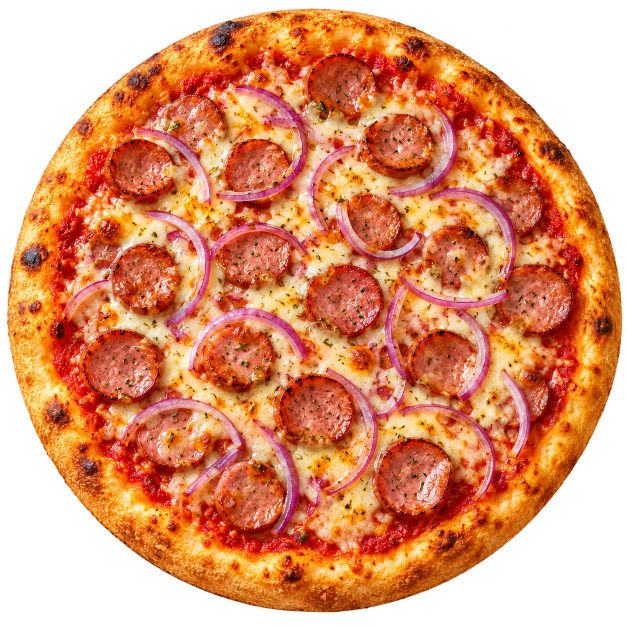
#> input picture assets/images/branding/calabresa-mark.png, 1254 x 1254 px (shown at 1/2 size)
$ python resize_android_branding.py
#> lines starting #> are read from the running program, lines starting #| are printed output that depends on the picture
"""Resize the generated master into Android density and safe-area variants.

Run from the repository root with Python and Pillow installed.
"""
from pathlib import Path

from PIL import Image

ROOT = Path(__file__).resolve().parents[1]
RES = ROOT / 'android/app/src/main/res'
MASTER = Image.open(ROOT / 'assets/images/branding/calabresa-mark.png').convert('RGBA')
#> MASTER is the input picture: PIL image 1254x1254 RGBA; mean R, G, B, A 156.9, 84.1, 46, 185


def export(destination, canvas_size, pizza_size, background=(0, 0, 0, 0)):
    canvas = Image.new('RGBA', (canvas_size, canvas_size), background)
    pizza = MASTER.resize((pizza_size, pizza_size), Image.Resampling.LANCZOS)
    offset = (canvas_size - pizza_size) // 2
    canvas.alpha_composite(pizza, (offset, offset))
    destination.parent.mkdir(parents=True, exist_ok=True)
    canvas.save(destination)


for density, size in [('mdpi', 48), ('hdpi', 72), ('xhdpi', 96), ('xxhdpi', 144), ('xxxhdpi', 192)]:
    export(RES / f'mipmap-{density}/ic_launcher.png', size, round(size * .82), (255, 246, 229, 255))
#> this loop made 5 passes
#> pass 1, in export, `canvas = Image.new('RGBA', (canvas_size, canvas_size), background)`:
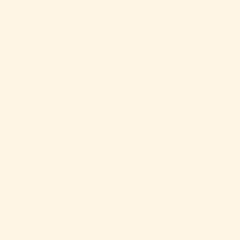
#> canvas: PIL image 48x48 RGBA (shown 5 times larger); mean R, G, B, A 255, 246, 229, 255
#> pass 1, in export, `pizza = MASTER.resize((pizza_size, pizza_size), Image.Resampling.LANCZ..`:
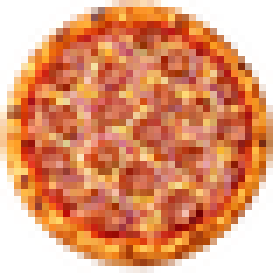
#> pizza: PIL image 39x39 RGBA (shown 7 times larger); mean R, G, B, A 174.2, 93.7, 48.7, 185.1; transparent parts drawn white
#> pass 1, in export, `canvas.save(destination)`:
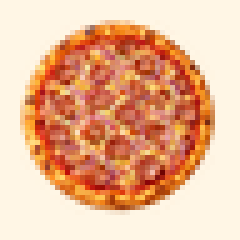
#> saved as ic_launcher.png: PIL image 48x48 RGBA (shown 5 times larger); mean R, G, B, A 234.3, 182.6, 149.2, 255

# 108dp adaptive layer: pizza remains inside the 66dp safe circle.
export(RES / 'drawable-xxxhdpi/pizza_icon_foreground.png', 432, 256)
#> in export (call 6), `canvas = Image.new('RGBA', (canvas_size, canvas_size), background)`: canvas: PIL image 432x432 RGBA; every value is 0
#> in export (call 6), `pizza = MASTER.resize((pizza_size, pizza_size), Image.Resampling.LANCZ..`:
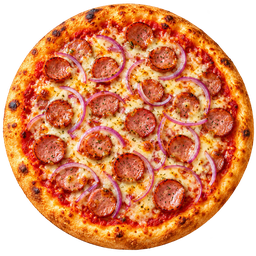
#> pizza: PIL image 256x256 RGBA; mean R, G, B, A 157.9, 84.7, 46.2, 185; transparent parts drawn white
#> in export (call 6), `canvas.alpha_composite(pizza, (offset, offset))`:
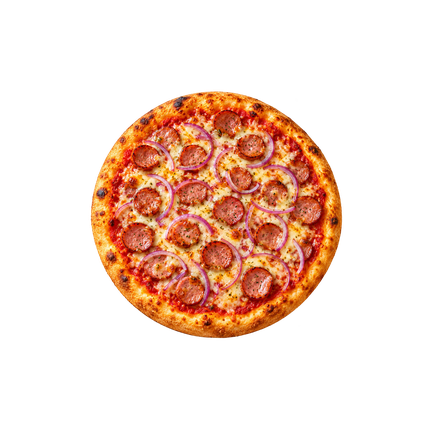
#> canvas: PIL image 432x432 RGBA; mean R, G, B, A 55.5, 29.7, 16.2, 65; transparent parts drawn white
# 288dp Android 12 splash: artwork remains inside its 192dp safe circle.
export(RES / 'drawable-xxxhdpi/pizza_splash.png', 1152, 720)
#> in export (call 7), `canvas = Image.new('RGBA', (canvas_size, canvas_size), background)`: canvas: PIL image 1152x1152 RGBA; every value is 0
#> in export (call 7), `pizza = MASTER.resize((pizza_size, pizza_size), Image.Resampling.LANCZ..`:
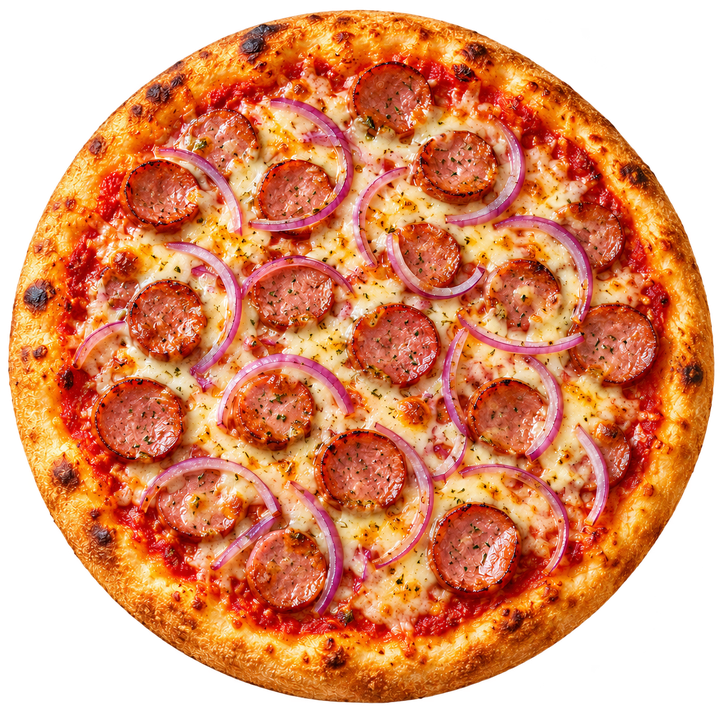
#> pizza: PIL image 720x720 RGBA; mean R, G, B, A 156.2, 83.7, 45.8, 185; transparent parts drawn white
#> in export (call 7), `canvas.alpha_composite(pizza, (offset, offset))`:
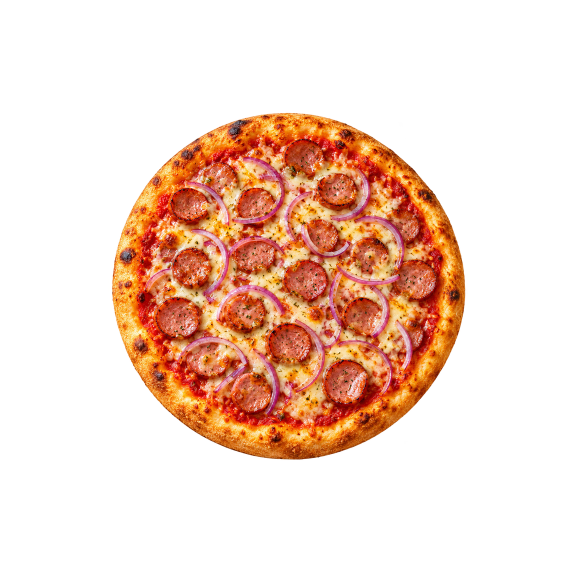
#> canvas: PIL image 1152x1152 RGBA (shown at 1/2 size); mean R, G, B, A 61, 32.7, 17.9, 72.3; transparent parts drawn white

$ run again, with assets/images/kitchen-menu.png copied over assets/images/branding/calabresa-mark.png
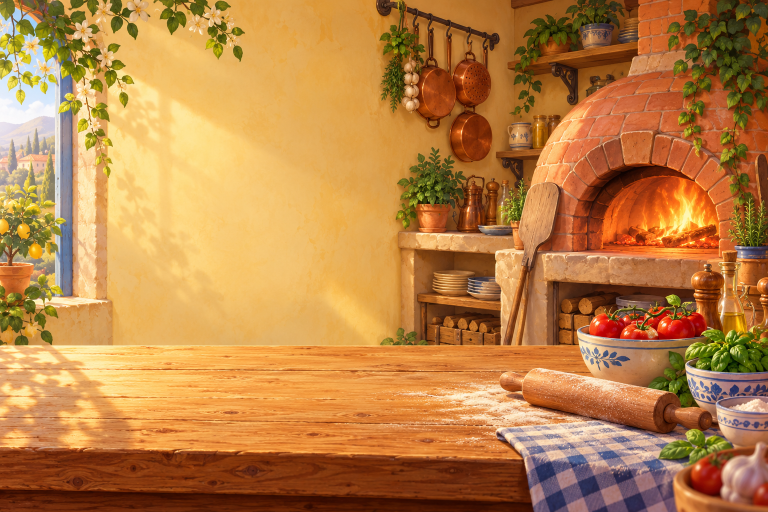
#> input picture assets/images/kitchen-menu.png, 1536 x 1024 px (shown at 1/2 size)
#> in export (call 7), `pizza = MASTER.resize((pizza_size, pizza_size), Image.Resampling.LANCZ..`:
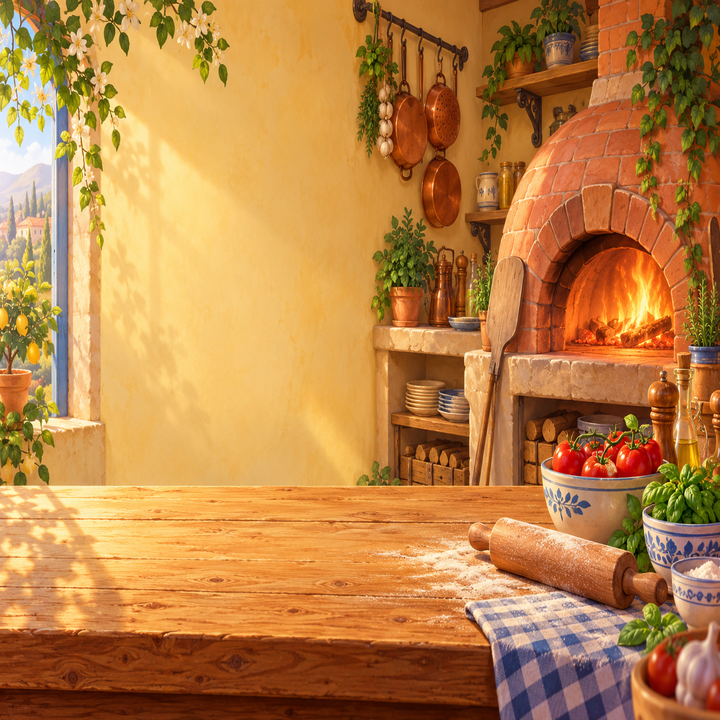
#> pizza: PIL image 720x720 RGBA; mean R, G, B, A 186.2, 129.9, 70.2, 255
#> in export (call 7), `canvas.alpha_composite(pizza, (offset, offset))`:
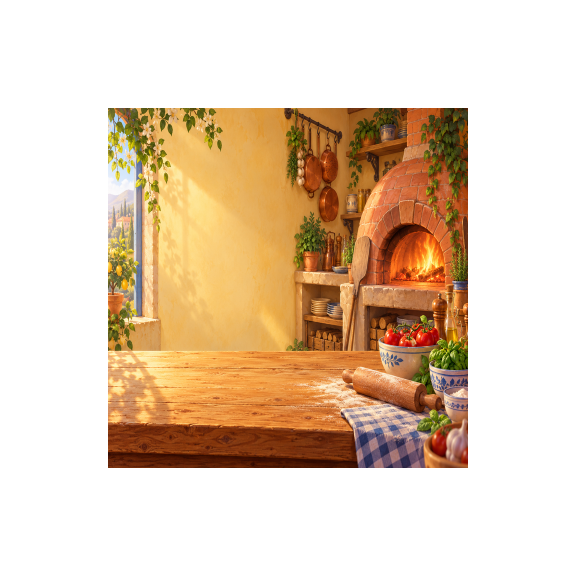
#> canvas: PIL image 1152x1152 RGBA (shown at 1/2 size); mean R, G, B, A 72.7, 50.7, 27.4, 99.6; transparent parts drawn white

$ run again, with assets/images/kitchen-scene-v2.png copied over assets/images/branding/calabresa-mark.png
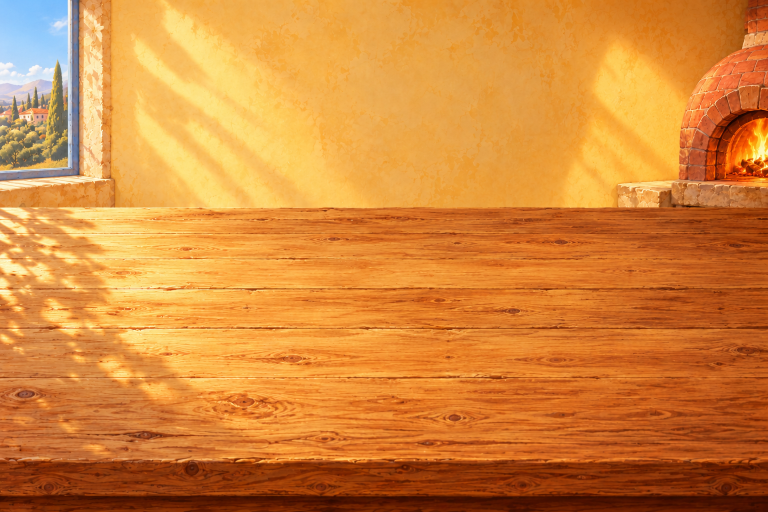
#> input picture assets/images/kitchen-scene-v2.png, 1536 x 1024 px (shown at 1/2 size)
#> in export (call 6), `pizza = MASTER.resize((pizza_size, pizza_size), Image.Resampling.LANCZ..`:
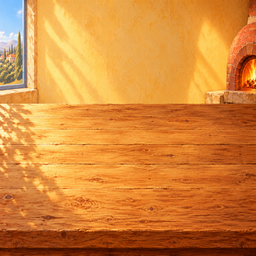
#> pizza: PIL image 256x256 RGBA; mean R, G, B, A 212.6, 135.1, 58.8, 255
#> pizza: PIL image 720x720 RGBA
#> in export (call 7), `canvas.alpha_composite(pizza, (offset, offset))`:
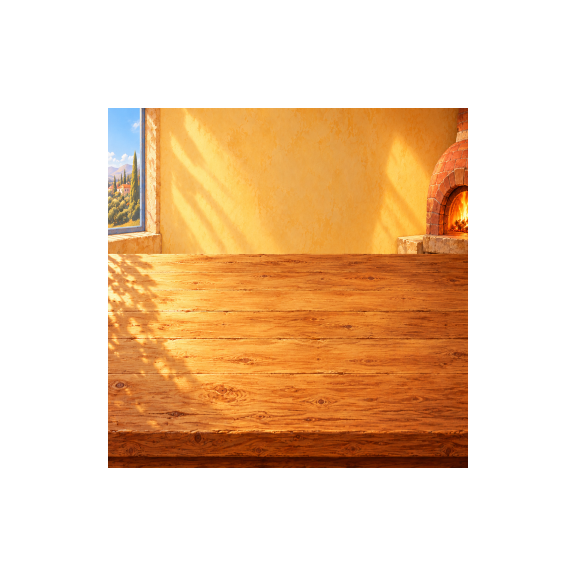
#> canvas: PIL image 1152x1152 RGBA (shown at 1/2 size); mean R, G, B, A 83, 52.8, 23, 99.6; transparent parts drawn white
